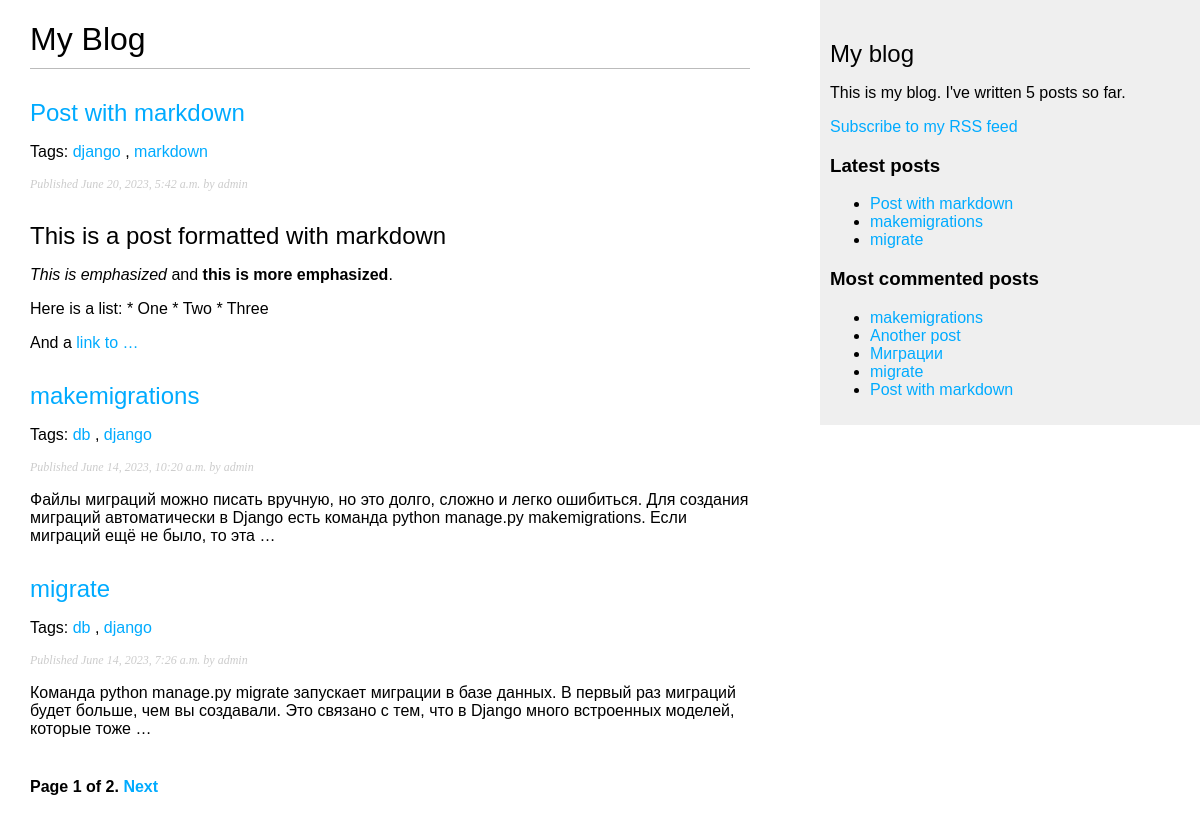
Screenshot of /blog/ with the database file from the repository.
### blog/models.py (models this page shows, shortened)
class Post(models.Model):
    STATUS_CHOICES = (
        ('draft', 'Draft'),
        ('published', 'Published'),
    )
    title = models.CharField(max_length=250)
    slug = models.SlugField(max_length=250,unique_for_date='publish')
    author = models.ForeignKey(User, on_delete=models.CASCADE, related_name='blog_posts')
    body = models.TextField()
    publish = models.DateTimeField(default=timezone.now)
    created = models.DateTimeField(auto_now_add=True)
    updated = models.DateTimeField(auto_now=True)
    status = models.CharField(max_length=10,choices=STATUS_CHOICES,default='draft')
    objects = models.Manager()
    published = PublishedManager()
    tags = TaggableManager()
    class Meta:
        ordering = ('-publish',)
    def get_absolute_url(self):
        return reverse('blog:post_detail', args=[self.publish.year, self.publish.month, self.publish.day, self.slug])

### blog/views.py (the view)
# urls.py: path('', views.post_list, name='post_list'),
def post_list(request, tag_slug=None):
    object_list = Post.published.all()
    tag = None
    if tag_slug:
        tag = get_object_or_404(Tag, slug=tag_slug)
        object_list = object_list.filter(tags__in=[tag])
    paginator = Paginator(object_list, 3)
    page = request.GET.get('page')
    try:
        posts = paginator.page(page)
    except PageNotAnInteger:
        posts = paginator.page(1)
    except EmptyPage:
        posts = paginator.page(paginator.num_pages)
    return render(request, 'blog/post/list.html', {'page':page, 'posts':posts, 'tag':tag})

### blog/models.py (called while the page is built)
    def get_queryset(self):
        return super().get_queryset().filter(status='published')

### blog/templatetags/blog_tags.py (called while the page is built)
@register.simple_tag
def total_posts():
    return Post.published.count()

@register.inclusion_tag('blog/post/latest_posts.html')
def show_latest_posts(count=5):
    latest_posts = Post.published.order_by('-publish')[:count]
    return {'latest_posts':latest_posts}

@register.simple_tag
def get_most_commented_posts(count=5):
    return Post.published.annotate(total_comments=Count('comments')).order_by('-total_comments')[:count]

@register.filter(name='markdown')
def markdown_format(text):
    return mark_safe(markdown.markdown(text))

### blog/templates/blog/post/list.html (shortened to what this page needs)
{% extends "blog/base.html" %}
{% load blog_tags %}
{% block content %}
    <h1>My Blog</h1>
    {% for post in posts %}
        <h2>
            <a href="{{ post.get_absolute_url }}">{{ post.title }}</a>
        </h2>
        <p class="tags">
            Tags:
                {% for tag in post.tags.all %}
                    <a href="{% url 'blog:post_list_by_tag' tag.slug %}">
                        {{ tag.name }}
                    </a>
                    {% if not forloop.last %}, {% endif %}
                {% endfor %}
        </p>
        <p class="date">Published {{ post.publish }} by {{ post.author }}</p>
        {{ post.body|markdown|truncatewords_html:30 }}
    {% endfor %}
    {% include "pagination.html" with page=posts %}
{% endblock %}

### blog/templates/blog/base.html (shortened to what this page needs)
{% load blog_tags %}
{% load static %}
<!DOCTYPE html>
<html>
    <head>
        <link href="{% static 'css/blog.css' %}" rel="stylesheet">
    </head>
    <body>
        <div id="content">
            {% block content %}{% endblock %}
        </div>
        <div id="sidebar">
            <h2>My blog</h2>
            <p>This is my blog. I've written {% total_posts %} posts so far.</p>
            <p><a href="{% url 'blog:post_feed' %}">Subscribe to my RSS feed</a></p>
            <h3>Latest posts</h3>
            {% show_latest_posts 3 %}
            <h3>Most commented posts</h3>
            {% get_most_commented_posts as most_commented_posts %}
            <ul>
                {% for post in most_commented_posts %}
                    <li><a href="{{ post.get_absolute_url }}">{{ post.title }}</a></li>
                {% endfor %}
            </ul>
        </div>
    </body>
</html>

### blog/templates/blog/post/latest_posts.html
<ul>
    {% for post in latest_posts %}
        <li><a href="{{ post.get_absolute_url }}">{{ post.title }}</a></li>
    {% endfor %}
</ul>

### blog/static/css/blog.css (style rules this page uses)
body { margin:0; padding:0; font-family:helvetica, sans-serif; }
a { color:#00abff; text-decoration:none; }
h1 { font-weight:normal; border-bottom:1px solid #bbb; padding:0 0 10px 0; }
h2 { font-weight:normal; margin:30px 0 0; }
#content { float:left; width:60%; padding:0 0 0 30px; }
#sidebar { float:right; width:30%; padding:10px; background:#efefef; height:100%; }
p.date { color:#ccc; font-family: georgia, serif; font-size: 12px; font-style: italic; }

### rows the page displays
Post: title "Post with markdown", publish "June 20, 2023, 5:42 a.m.", author "admin", body "This is a post formatted with markdown This is emphasized and this is more emphasized . Here is a list: * One * Two * Three And a link to …"
Tag: name "django"
Tag: name "markdown"
Post: title "makemigrations", publish "June 14, 2023, 10:20 a.m.", author "admin", body "Файлы миграций можно писать вручную, но это долго, сложно и легко ошибиться. Для создания миграций автоматически в Django есть команда python manage.py makemigrations. Если миграций ещё не было, то эта …"
Tag: name "db"
Post: title "migrate", publish "June 14, 2023, 7:26 a.m.", author "admin", body "Команда python manage.py migrate запускает миграции в базе данных. В первый раз миграций будет больше, чем вы создавали. Это связано с тем, что в Django много встроенных моделей, которые тоже …"
Post: title "Another post"
Post: title "Миграции"

### other values shown
{{ page.number }} "1"
{{ page.paginator.num_pages }} "2"
